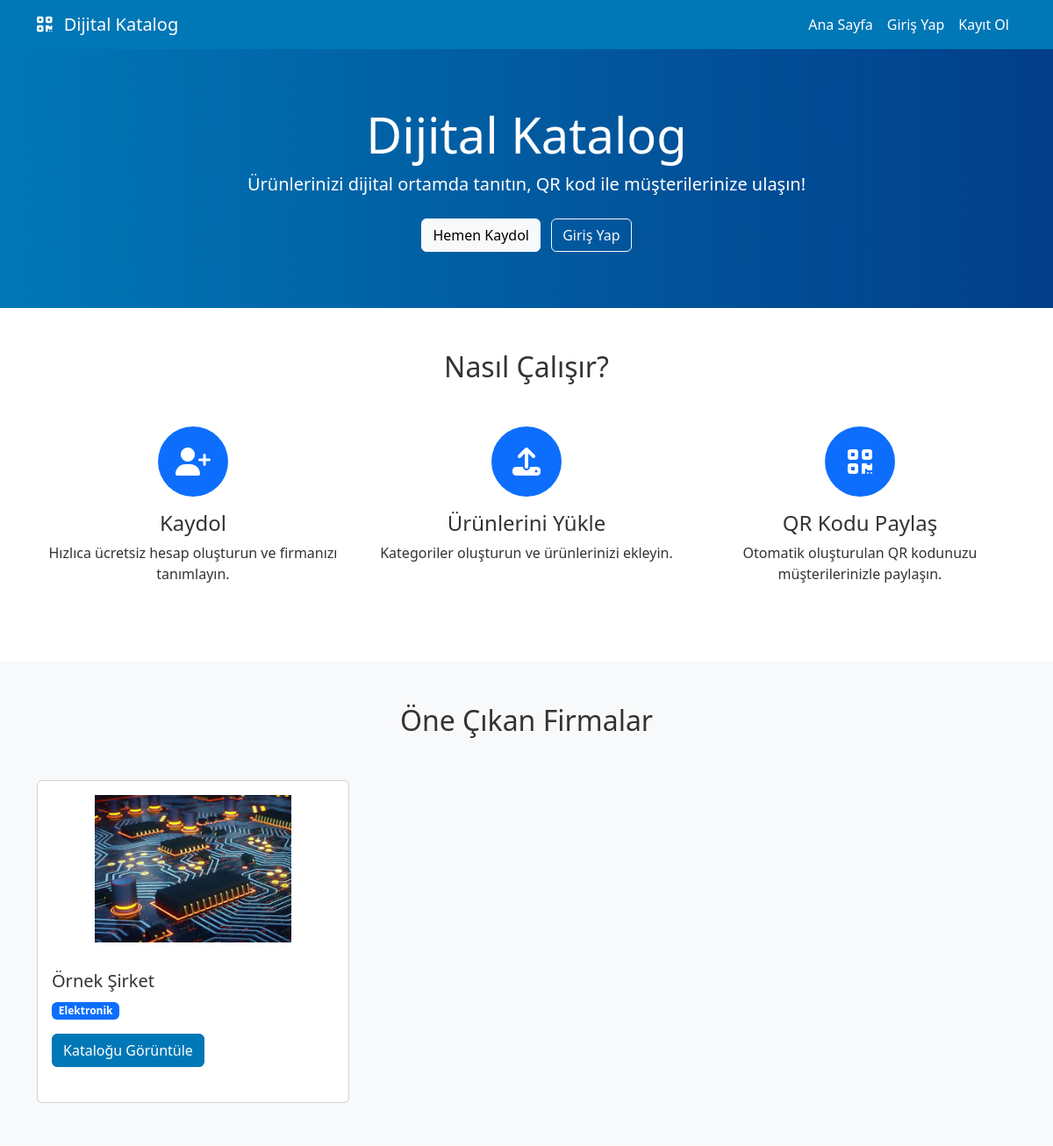
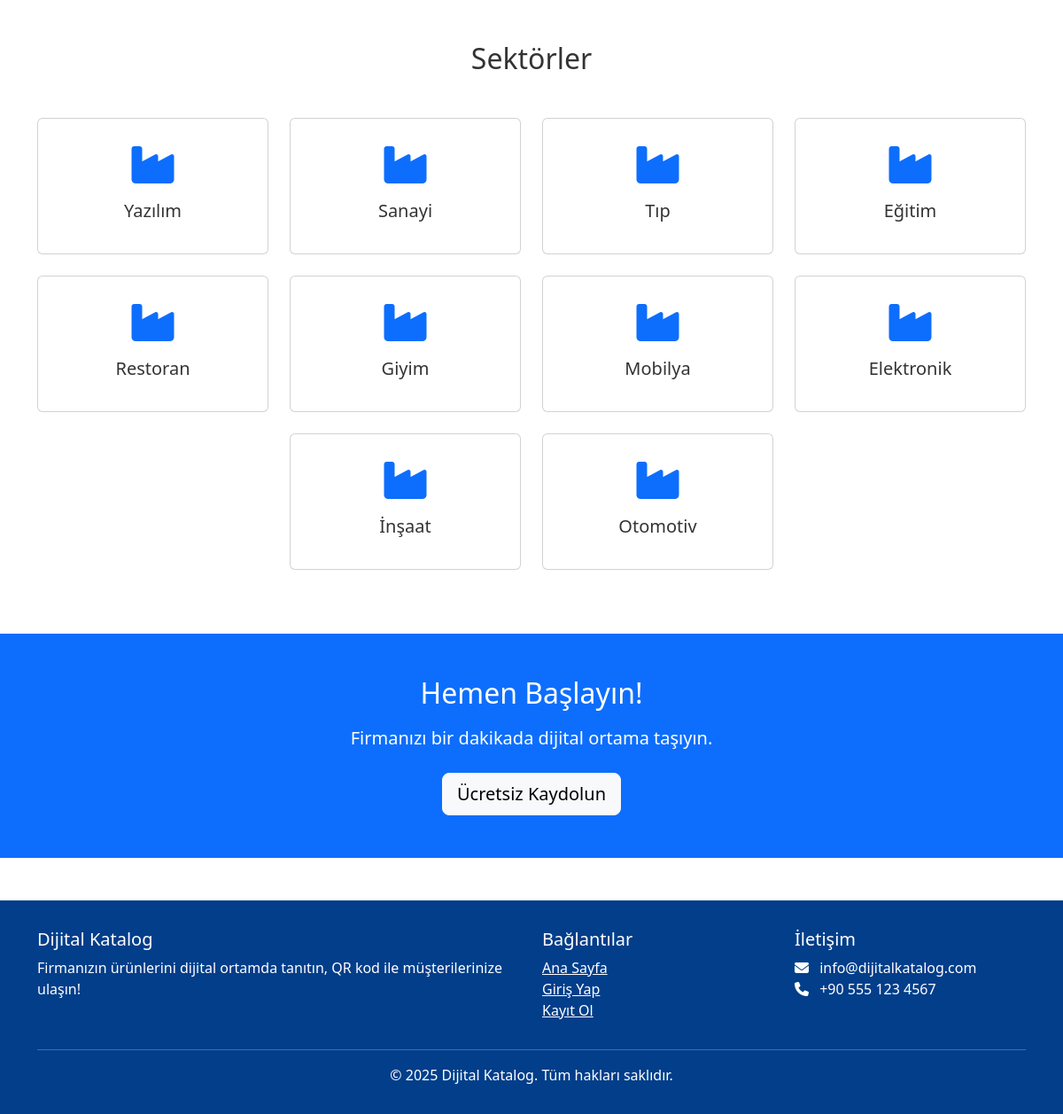
The page / on the database its author committed (2 pictures, top to bottom).
### catalog/models.py (models this page shows, shortened)
class Company(models.Model):
    user = models.OneToOneField(User, on_delete=models.CASCADE, related_name="company", verbose_name="Kullanıcı")
    name = models.CharField(max_length=200, verbose_name="Firma Adı")
    sector = models.ForeignKey(Sector, on_delete=models.SET_NULL, null=True, related_name="companies", verbose_name="Sektör")
    logo = models.ImageField(upload_to="logos/", blank=True, null=True, verbose_name="Logo")
    slug = models.SlugField(unique=True, blank=True, verbose_name="Slug")
    phone = models.CharField(max_length=20, blank=True, verbose_name="Telefon")
    address = models.TextField(blank=True, verbose_name="Adres")
    description = models.TextField(blank=True, verbose_name="Açıklama")
    website = models.URLField(blank=True, verbose_name="Web Sitesi")
    primary_color = ColorField(default="#0077b6", verbose_name="Ana Renk")
    secondary_color = ColorField(default="#023e8a", verbose_name="İkincil Renk")
    text_color = ColorField(default="#000000", verbose_name="Metin Rengi")
    qr_code = models.ImageField(upload_to="qrcodes/", blank=True, null=True, verbose_name="QR Kod")
    created_at = models.DateTimeField(auto_now_add=True, verbose_name="Oluşturulma Tarihi")
    updated_at = models.DateTimeField(auto_now=True, verbose_name="Güncellenme Tarihi")
    class Meta:
        verbose_name = "Firma"
        verbose_name_plural = "Firmalar"

class Sector(models.Model):
    name = models.CharField(max_length=100, verbose_name="Sektör Adı")
    class Meta:
        verbose_name = "Sektör"
        verbose_name_plural = "Sektörler"

### catalog/views.py (the view)
# urls.py: path('', views.home_view, name='home'),
def home_view(request):
    sectors = Sector.objects.all()
    featured_companies = Company.objects.all()[:6]
    context = {
        'sectors': sectors,
        'featured_companies': featured_companies,
    }
    return render(request, 'catalog/home.html', context)

### templates/catalog/home.html (shortened to what this page needs)
{% extends 'base.html' %}
{% block content %}
<section class="hero-section">
    <div class="container text-center">
        <h1 class="display-4">Dijital Katalog</h1>
        <p class="lead">Ürünlerinizi dijital ortamda tanıtın, QR kod ile müşterilerinize ulaşın!</p>
        {% if not user.is_authenticated %}
            <div class="mt-4">
                <a href="{% url 'register' %}" class="btn btn-light me-2">Hemen Kaydol</a>
                <a href="{% url 'login' %}" class="btn btn-outline-light">Giriş Yap</a>
            </div>
        {% else %}
            <div class="mt-4">
                <a href="{% url 'dashboard' %}" class="btn btn-light">Panele Git</a>
            </div>
        {% endif %}
    </div>
</section>
<section class="py-5">
    <div class="container">
        <h2 class="text-center mb-5">Nasıl Çalışır?</h2>
        <div class="row">
            <div class="col-md-4 text-center mb-4">
                <div class="rounded-circle bg-primary text-white d-inline-flex justify-content-center align-items-center mb-3" style="width: 80px; height: 80px;">
                    <i class="fas fa-user-plus fa-2x"></i>
                </div>
                <h4>Kaydol</h4>
                <p>Hızlıca ücretsiz hesap oluşturun ve firmanızı tanımlayın.</p>
            </div>
            <div class="col-md-4 text-center mb-4">
                <div class="rounded-circle bg-primary text-white d-inline-flex justify-content-center align-items-center mb-3" style="width: 80px; height: 80px;">
                    <i class="fas fa-upload fa-2x"></i>
                </div>
                <h4>Ürünlerini Yükle</h4>
                <p>Kategoriler oluşturun ve ürünlerinizi ekleyin.</p>
            </div>
            <div class="col-md-4 text-center mb-4">
                <div class="rounded-circle bg-primary text-white d-inline-flex justify-content-center align-items-center mb-3" style="width: 80px; height: 80px;">
                    <i class="fas fa-qrcode fa-2x"></i>
                </div>
                <h4>QR Kodu Paylaş</h4>
                <p>Otomatik oluşturulan QR kodunuzu müşterilerinizle paylaşın.</p>
            </div>
        </div>
    </div>
</section>
{% if featured_companies %}
<section class="py-5 bg-light">
    <div class="container">
        <h2 class="text-center mb-5">Öne Çıkan Firmalar</h2>
        <div class="row">
            {% for company in featured_companies %}
                <div class="col-md-4">
                    <div class="card h-100">
                        {% if company.logo %}
                            <img src="{{ company.logo.url }}" class="card-img-top p-3" alt="{{ company.name }}" style="height: 200px; object-fit: contain;">
                        {% else %}
                            <div class="card-img-top bg-light d-flex justify-content-center align-items-center" style="height: 200px;">
                                <i class="fas fa-building fa-4x text-muted"></i>
                            </div>
                        {% endif %}
                        <div class="card-body">
                            <h5 class="card-title">{{ company.name }}</h5>
                            <p class="card-text">
                                {% if company.sector %}
                                    <span class="badge bg-primary">{{ company.sector.name }}</span>
                                {% endif %}
                            </p>
                            <a href="{% url 'catalog:company_catalog' company.slug %}" class="btn btn-primary">Kataloğu Görüntüle</a>
                        </div>
                    </div>
                </div>
            {% endfor %}
        </div>
    </div>
</section>
{% endif %}
{% if sectors %}
<section class="py-5">
    <div class="container">
        <h2 class="text-center mb-5">Sektörler</h2>
        <div class="row justify-content-center">
            {% for sector in sectors %}
                <div class="col-md-3 col-6 mb-4">
                    <div class="card text-center h-100">
                        <div class="card-body d-flex flex-column align-items-center justify-content-center">
                            <i class="fas fa-industry fa-3x mb-3 text-primary"></i>
                            <h5 class="card-title">{{ sector.name }}</h5>
                        </div>
                    </div>
                </div>
            {% endfor %}
        </div>
    </div>
</section>
{% endif %}
<section class="py-5 bg-primary text-white text-center">
    <div class="container">
        <h2 class="mb-3">Hemen Başlayın!</h2>
        <p class="lead mb-4">Firmanızı bir dakikada dijital ortama taşıyın.</p>
        {% if not user.is_authenticated %}
            <a href="{% url 'register' %}" class="btn btn-light btn-lg">Ücretsiz Kaydolun</a>
        {% else %}
            <a href="{% url 'dashboard' %}" class="btn btn-light btn-lg">Panele Git</a>
        {% endif %}
    </div>
</section>
{% endblock %}

### templates/base.html (style rules this page uses)
:root { --primary-color: #0077b6; --secondary-color: #023e8a; --accent-color: #ff9e00; --text-color: #333; --light-bg: #f8f9fa; }
body { font-family: 'Segoe UI', Tahoma, Geneva, Verdana, sans-serif; color: var(--text-color); }
.btn-primary { background-color: var(--primary-color); border-color: var(--primary-color); }
.card { transition: transform 0.3s; margin-bottom: 1.5rem; }
.hero-section { background: linear-gradient(to right, var(--primary-color), var(--secondary-color)); color: white; padding: 4rem 0; }

### rows shown on the page
Company: logo (picture), name "Örnek Şirket", sector.name "Elektronik"
Sector: name "Yazılım"
Sector: name "Sanayi"
Sector: name "Tıp"
Sector: name "Eğitim"
Sector: name "Restoran"
Sector: name "Giyim"
Sector: name "Mobilya"
Sector: name "Elektronik"
Sector: name "İnşaat"
Sector: name "Otomotiv"
